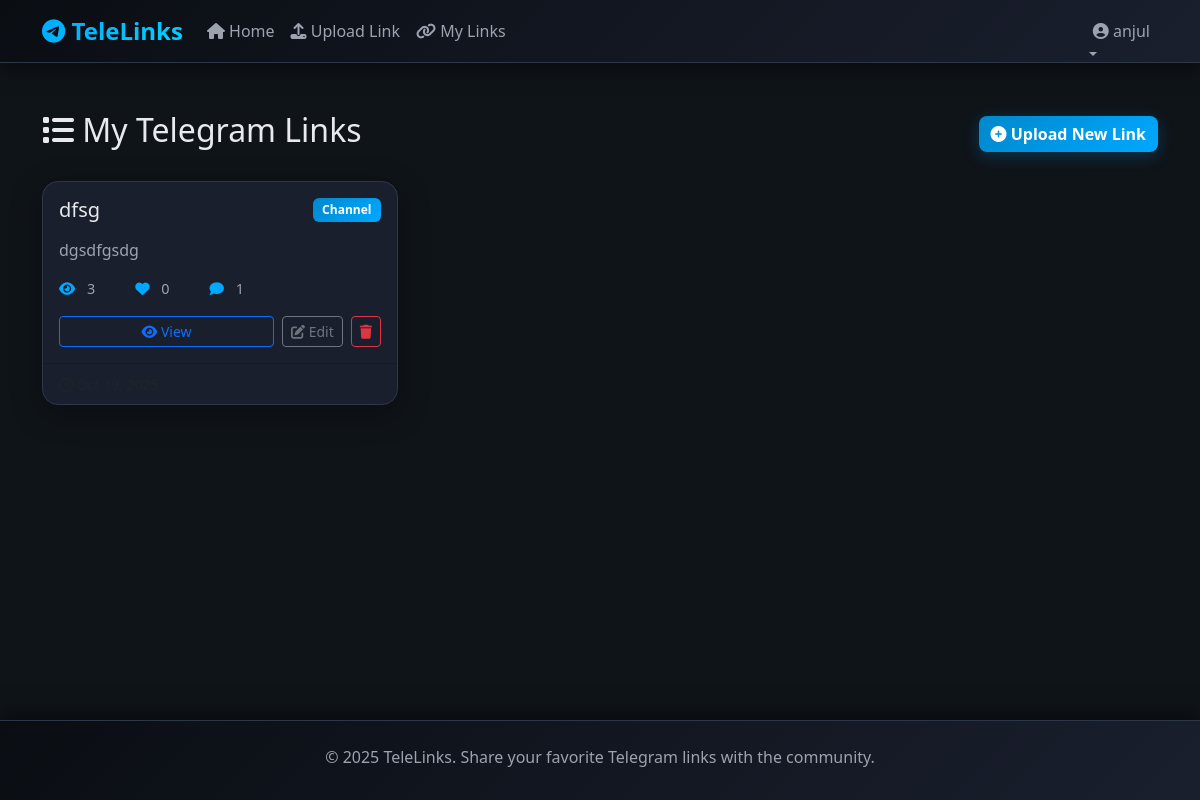
/my-links/ (signed in), run on the app's committed database.
### link/models.py (models this page shows, shortened)
class TelegramLink(models.Model):
    LINK_TYPES = [
        ('channel', 'Channel'),
        ('group', 'Group'),
    ]
    CATEGORY_CHOICES = [
    ('tech', 'Technology'),
    ('programming', 'Programming'),
    ('web_dev', 'Web Development'),
    ('mobile_dev', 'Mobile Development'),
    ('ai_ml', 'AI & Machine Learning'),
    ('cybersecurity', 'Cybersecurity'),
    ('blockchain', 'Blockchain & Crypto'),
    ('business', 'Business'),
    ('entrepreneurship', 'Entrepreneurship'),
    ('marketing', 'Marketing'),
    ('finance', 'Finance & Investing'),
    ('crypto_trading', 'Crypto Trading'),
    ('education', 'Education'),
    ('language', 'Language Learning'),
    ('programming_courses', 'Programming Courses'),
    ('entertainment', 'Entertainment'),
    ('gaming', 'Gaming'),
    ('movies_tv', 'Movies & TV Shows'),
    ('music', 'Music'),
    ('anime', 'Anime & Manga'),
    ('social', 'Social'),
    ('dating', 'Dating'),
    ('local', 'Local Communities'),
    ('news', 'News'),
    ('politics', 'Politics'),
    ('tech_news', 'Tech News'),
    ('health', 'Health & Wellness'),
    ('fitness', 'Fitness'),
    ('mental_health', 'Mental Health'),
    ('travel', 'Travel'),
    ('food', 'Food & Cooking'),
    ('sports', 'Sports'),
    ('fashion', 'Fashion'),
    ('india', 'India'),
    ('usa', 'USA'),
    ('europe', 'Europe'),
    ('other', 'Other'),
]
    user = models.ForeignKey(User, on_delete=models.CASCADE, related_name='telegram_links')
    title = models.CharField(max_length=200, help_text="Title or name of the Telegram link")
    url = models.URLField(max_length=500, validators=[validate_telegram_url])
    description = models.TextField(blank=True, help_text="Brief description of the link")
    link_type = models.CharField(max_length=20, choices=LINK_TYPES, default='other')
    category = models.CharField(max_length=20, choices=CATEGORY_CHOICES, default='other')
    views_count = models.PositiveIntegerField(default=0)
    likes_count = models.PositiveIntegerField(default=0)
    is_active = models.BooleanField(default=True)
    is_verified = models.BooleanField(default=False, help_text="Verified by admin")
    created_at = models.DateTimeField(auto_now_add=True)
    updated_at = models.DateTimeField(auto_now=True)
    class Meta:
        ordering = ['-created_at']
        indexes = [
            models.Index(fields=['-created_at']),
            models.Index(fields=['link_type']),
            models.Index(fields=['is_active']),
        ]

### link/views.py (the view)
# urls.py: path('my-links/', views.my_links, name='my_links'),
@login_required
def my_links(request):
    links = TelegramLink.objects.filter(user=request.user,is_active=True).order_by('-created_at')
    paginator = Paginator(links, 10)
    page_number = request.GET.get('page')
    page_obj = paginator.get_page(page_number)
    return render(request, 'links/my_links.html', {'page_obj': page_obj})

### templates/links/my_links.html (shortened to what this page needs)
{% extends 'base.html' %}
{% block content %}
<div class="row mb-4">
    <div class="col-12">
        <div class="d-flex justify-content-between align-items-center">
            <h2><i class="fas fa-list"></i> My Telegram Links</h2>
            <a href="{% url 'upload_link' %}" class="btn btn-telegram">
                <i class="fas fa-plus-circle"></i> Upload New Link
            </a>
        </div>
    </div>
</div>
<div class="row">
    {% for link in page_obj %}
    <div class="col-md-6 col-lg-4 mb-4">
        <div class="card h-100">
            <div class="card-body">
                <div class="d-flex justify-content-between align-items-start mb-2">
                    <h5 class="card-title">{{ link.title }}</h5>
                    <span class="badge bg-primary badge-type">{{ link.get_link_type_display }}</span>
                </div>
                <p class="card-text text-muted">{{ link.description|truncatewords:15 }}</p>
                <div class="link-stats mb-3">
                    <span class="me-3">
                        <i class="fas fa-eye"></i> {{ link.views_count }}
                    </span>
                    <span class="me-3">
                        <i class="fas fa-heart"></i> {{ link.likes_count }}
                    </span>
                    <span>
                        <i class="fas fa-comment"></i> {{ link.comments.count }}
                    </span>
                </div>
                <div class="d-flex gap-2">
                    <a href="{% url 'link_detail' link.pk %}" class="btn btn-sm btn-outline-primary flex-grow-1">
                        <i class="fas fa-eye"></i> View
                    </a>
                    {% if link.is_active %}
                    <a href="{% url 'edit_link' link.pk %}" class="btn btn-sm btn-outline-secondary">
                        <i class="fas fa-edit"></i> Edit
                    </a>
                    <a href="{% url 'delete_link' link.pk %}" class="btn btn-sm btn-outline-danger">
                        <i class="fas fa-trash"></i>
                    </a>
                    {% endif %}
                </div>
            </div>
            <div class="card-footer bg-transparent text-muted">
                <small><i class="far fa-clock"></i> {{ link.created_at|date:"M d, Y" }}</small>
            </div>
        </div>
    </div>
    {% endfor %}
</div>
{% endblock %}

### templates/base.html (shortened to what this page needs)
<!DOCTYPE html>
<html lang="en">
<head>
    <link href="https://cdn.jsdelivr.net/npm/bootstrap@5.3.0/dist/css/bootstrap.min.css" rel="stylesheet">
    <link rel="stylesheet" href="https://cdnjs.cloudflare.com/ajax/libs/font-awesome/6.4.0/css/all.min.css">
</head>
<body>
    <nav class="navbar navbar-expand-lg navbar-dark">
        <div class="container">
            <a class="navbar-brand" href="{% url 'home' %}">
                <i class="fab fa-telegram"></i> TeleLinks
            </a>
            <div class="collapse navbar-collapse" id="navbarNav">
                <ul class="navbar-nav me-auto">
                    <li class="nav-item">
                        <a class="nav-link" href="{% url 'home' %}">
                            <i class="fas fa-home"></i> Home
                        </a>
                    </li>
                    {% if user.is_authenticated %}
                    <li class="nav-item">
                        <a class="nav-link" href="{% url 'upload_link' %}">
                            <i class="fas fa-upload"></i> Upload Link
                        </a>
                    </li>
                    <li class="nav-item">
                        <a class="nav-link" href="{% url 'my_links' %}">
                            <i class="fas fa-link"></i> My Links
                        </a>
                    </li>
                    {% endif %}
                </ul>
                <ul class="navbar-nav">
                    {% if user.is_authenticated %}
                    <li class="nav-item dropdown">
                        <a class="nav-link dropdown-toggle" href="#" id="userDropdown" role="button" data-bs-toggle="dropdown">
                            <i class="fas fa-user-circle"></i> {{ user.username }}
                        </a>
                    </li>
                    {% endif %}
                </ul>
            </div>
        </div>
    </nav>
    <main class="container my-5">
        {% block content %}{% endblock %}
    </main>
    <footer class="footer py-4">
        <div class="container text-center">
            <p class="mb-0">&copy; 2025 TeleLinks. Share your favorite Telegram links with the community.</p>
        </div>
    </footer>
</body>
</html>

### templates/base.html (style rules this page uses)
:root { --primary-color: #0088cc; --primary-light: #00a8ff; --bg-dark: #0f1419; --bg-darker: #0a0e13; --bg-card: #1a1f2e; --bg-hover: #252d3d; --text-primary: #e8eaed; --text-secondary: #9ca3af; --border-color: #2d3748; --accent-cyan: #00d4ff; }
* { color-scheme: dark; }
body { font-family: 'Segoe UI', Tahoma, Geneva, Verdana, sans-serif; background-color: var(--bg-dark); color: var(--text-primary); padding-bottom: 80px; }
.navbar { background: linear-gradient(135deg, #0a0e13 0%, #1a1f2e 100%); border-bottom: 1px solid var(--border-color); box-shadow: 0 4px 20px rgba(0, 0, 0, 0.5); backdrop-filter: blur(10px); }
.navbar-brand { font-weight: 700; font-size: 1.5rem; background: linear-gradient(135deg, var(--primary-light), var(--accent-cyan)); -webkit-background-clip: text; -webkit-text-fill-color: transparent; background-clip: text; }
.nav-link { color: var(--text-secondary) !important; transition: all 0.3s ease; position: relative; }
.navbar { z-index: 1030; }
.dropdown { position: relative; }
.navbar-collapse { z-index: 1040; }
.nav-link::after { content: ''; position: absolute; bottom: -5px; left: 0; width: 0; height: 2px; background: linear-gradient(90deg, var(--primary-light), var(--accent-cyan)); transition: width 0.3s ease; }
.card { background-color: var(--bg-card); border: 1px solid var(--border-color); border-radius: 16px; box-shadow: 0 8px 32px rgba(0, 0, 0, 0.3); transition: all 0.3s cubic-bezier(0.4, 0, 0.2, 1); overflow: hidden; }
.card-body { color: var(--text-primary); }
.card-text { color: var(--text-secondary) !important; }
.btn-telegram { background: linear-gradient(135deg, var(--primary-color), var(--primary-light)); color: white; border: none; border-radius: 8px; font-weight: 600; transition: all 0.3s ease; box-shadow: 0 4px 15px rgba(0, 136, 204, 0.3); }
.badge { border-radius: 6px; font-weight: 600; padding: 0.5em 0.8em; }
.badge-type { background: linear-gradient(135deg, var(--primary-color), var(--primary-light)); font-size: 0.75rem; }
.link-stats { color: var(--text-secondary); font-size: 0.9rem; display: flex; gap: 1.5rem; }
.link-stats i { color: var(--primary-light); margin-right: 0.5rem; }
.footer { background: linear-gradient(135deg, #0a0e13 0%, #1a1f2e 100%); border-top: 1px solid var(--border-color); color: var(--text-secondary); position: fixed; bottom: 0; width: 100%; height: 80px; box-shadow: 0 -4px 20px rgba(0, 0, 0, 0.5); }
.footer p { color: var(--text-secondary); }

### data on the page
TelegramLink: title "dfsg", link_type "Channel", description "dgsdfgsdg", views_count "3", likes_count "0", comments.count "1", is_active True (drawn)

### other printed values
{{ user.username }} "anjul"
